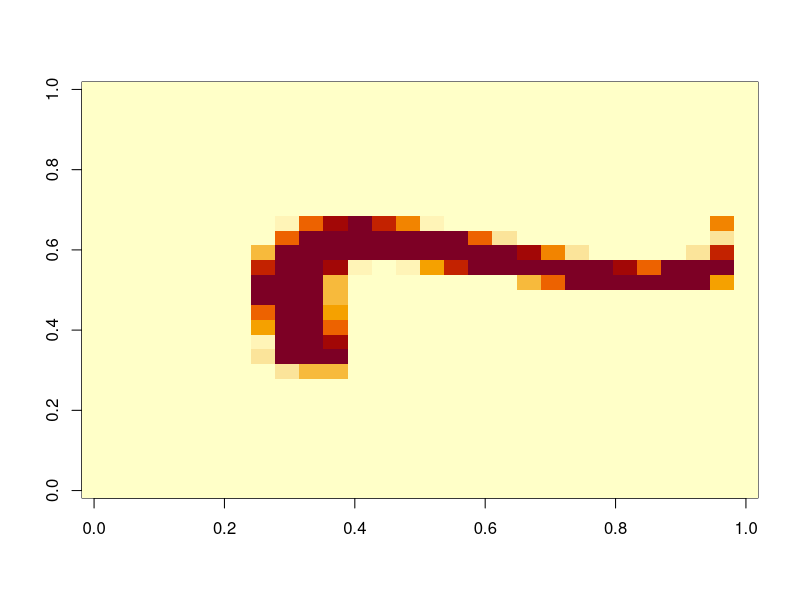
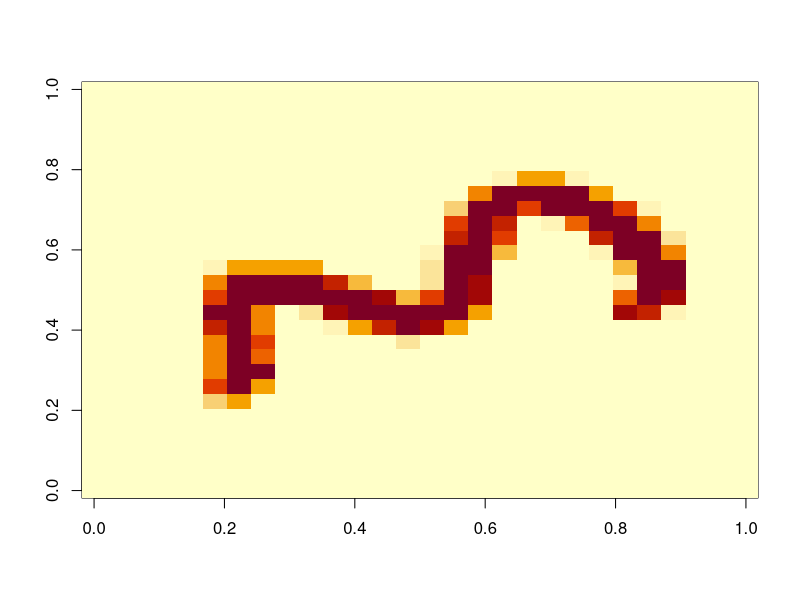

The R script that drew these images, in order: (Note: this script raises an error after producing the figures.)
rm(list = ls())
### Libraries (if necessary)
library(tidyverse)
library(pracma)
library(e1071)

set.seed(2023)

##### Question 3.A

#======================================================

dat    = read.csv('Digits2020.csv')

Y  =  dat[, 1]
X  =  as.matrix(dat[, -1])

image(matrix(X[1, ], 28, 28)) # Digit 7
image(matrix(X[2, ], 28, 28)) # Digit 3

# A function for finding K nearest neighbours: 

k_nn = function(X1, X2, k = 10){
  
  N1 = dim(X1)[1]
  N2 = dim(X2)[1]
  d  = dim(X1)[2]
  ones  = matrix(1,N1,1)
  inds  = matrix(0,N2,k)
  edges = inds
  for(i in 1:N2)
  {
    dists     = sqrt(rowSums((ones%*%X2[i,] -X1)^2))
    wh        = order(dists)[2:(k+1)]
    inds[i,]  = wh
    edges[i,] =dists[wh]
  }
  return(list(edges = edges, neighbours = inds, k = k))
}

# Calculate K nearest neighbours:

K   = 35
res = k_nn(X, X, K)

IsoMap = function(res, d){
  
  ## Your Work Here...
  
  N    = dim(res$edges)[1]
  Dg   = matrix(Inf, N, N)
  
  for(i in 1:N){
    
    Dg[i, res$neighbours[i, ]] = res$edges[i, ]
  }
  
  diag(Dg) = 0
  asp = allShortestPaths(Dg)
  
  Dg = asp$length
  
  # Construct the d-dimensional embedding
  
  H = diag(N) - (1/N * matrix(1, N, N))
  
  tau = -0.5 * H %*% (Dg^2) %*% H
  sv = svd(tau)
  
  y1 = sv$d[1] * sv$v[, 1]
  y2 = sv$d[2] * sv$v[, 2]
  
  # Return a list with the embedding in U:
  return(list(D1 = y1, D2 = y2, Dg = Dg, d = d))
}

# Q3.B
# Plot the embedding

isoMod = IsoMap(res, 2)

colours = c("darkblue", "darkorange")

isoData = data.frame("D1" = isoMod$D1,
                     "D2" = isoMod$D2,
                     "Response" = as.factor(Y))

pdf("Figures/embedPlot_Q3.pdf")
ggplot(isoData, aes(x = D1, y = D2, col = Response)) +
  geom_point(size = 3) +
  xlab("Dimension 1") +
  ylab("Dimension 2") +
  theme_bw(base_size = 14) +
  scale_color_manual(values = c("3" = "darkblue", "7" = "darkorange")) + 
  theme(legend.text = element_text(size = 15),
        legend.position = c(0.85, 0.15),
        legend.background = element_rect(fill = "white",
                                         linewidth = 0.6, 
                                         linetype = "solid", 
                                         colour = "black"))
dev.off()
